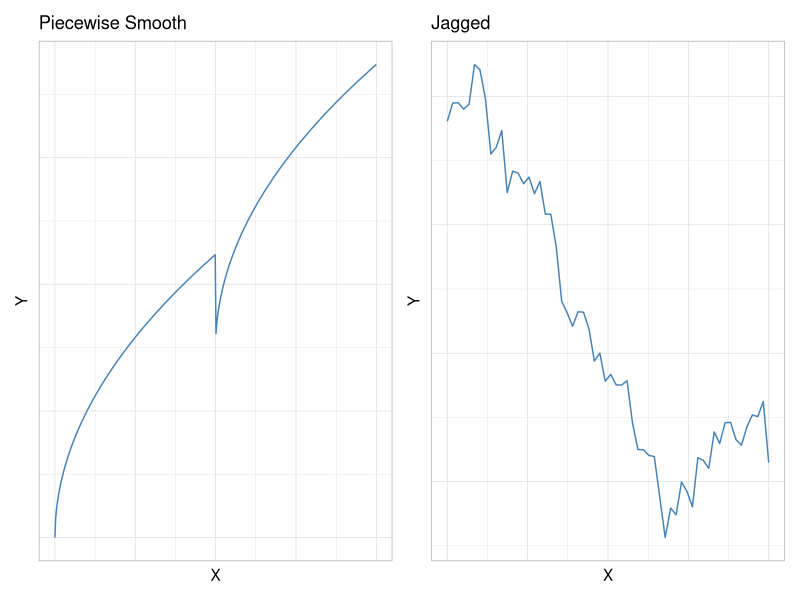

Recreate this plot in R.
## ---- chunk 1
#| code-fold: true
#| message: false
#| label: fig-pri-23-smooth-jagged
#| fig-cap: "Examples of piecewise smooth and jagged responses"
library(tidyverse)
library(patchwork)

piecewise_smooth <- tibble(x = seq(0, 10, length.out = 400)) |>
  mutate(y = if_else(x < 5, sqrt(x), sqrt(pmax(x - 5, 0)) + 1.5))

p_smooth <- ggplot(piecewise_smooth, aes(x, y)) +
  geom_line(color = "steelblue") +
  labs(x = "X", y = "Y", title = "Piecewise Smooth") +
  theme_light() +
  theme(axis.text = element_blank(), axis.ticks = element_blank())

set.seed(523)
jagged <- tibble(x = seq(0, 10, length.out = 60)) |>
  mutate(y = cumsum(rnorm(60)))

p_jagged <- ggplot(jagged, aes(x, y)) +
  geom_line(color = "steelblue") +
  labs(x = "X", y = "Y", title = "Jagged") +
  theme_light() +
  theme(axis.text = element_blank(), axis.ticks = element_blank())

p_smooth + p_jagged
